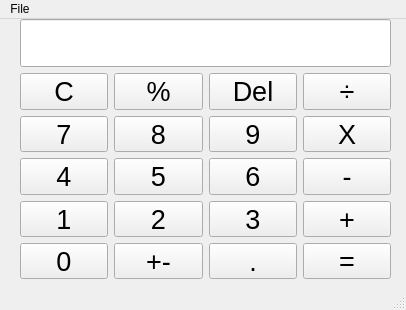
<?xml version="1.0" encoding="UTF-8"?>
<ui version="4.0">
 <class>MainWindow</class>
 <widget class="QMainWindow" name="MainWindow">
  <property name="geometry">
   <rect>
    <x>0</x>
    <y>0</y>
    <width>406</width>
    <height>310</height>
   </rect>
  </property>
  <property name="windowTitle">
   <string>MainWindow</string>
  </property>
  <widget class="QWidget" name="centralwidget">
   <widget class="QWidget" name="layoutWidget">
    <property name="geometry">
     <rect>
      <x>20</x>
      <y>0</y>
      <width>371</width>
      <height>260</height>
     </rect>
    </property>
    <property name="sizeIncrement">
     <size>
      <width>0</width>
      <height>0</height>
     </size>
    </property>
    <property name="font">
     <font>
      <family>Arial</family>
      <pointsize>20</pointsize>
      <bold>false</bold>
     </font>
    </property>
    <layout class="QVBoxLayout" name="verticalLayout">
     <item>
      <widget class="QLineEdit" name="lineEdit">
       <property name="sizeIncrement">
        <size>
         <width>0</width>
         <height>0</height>
        </size>
       </property>
       <property name="font">
        <font>
         <family>Arial</family>
         <pointsize>26</pointsize>
         <bold>false</bold>
        </font>
       </property>
      </widget>
     </item>
     <item>
      <layout class="QHBoxLayout" name="horizontalLayout">
       <item>
        <layout class="QGridLayout" name="gridLayout_8">
         <item row="3" column="0">
          <widget class="QPushButton" name="btn_1">
           <property name="sizeIncrement">
            <size>
             <width>0</width>
             <height>0</height>
            </size>
           </property>
           <property name="font">
            <font>
             <family>Arial</family>
             <pointsize>20</pointsize>
             <bold>false</bold>
            </font>
           </property>
           <property name="text">
            <string>1</string>
           </property>
          </widget>
         </item>
         <item row="2" column="0">
          <widget class="QPushButton" name="btn_4">
           <property name="sizeIncrement">
            <size>
             <width>0</width>
             <height>0</height>
            </size>
           </property>
           <property name="font">
            <font>
             <family>Arial</family>
             <pointsize>20</pointsize>
             <bold>false</bold>
            </font>
           </property>
           <property name="text">
            <string>4</string>
           </property>
          </widget>
         </item>
         <item row="1" column="0">
          <widget class="QPushButton" name="btn_7">
           <property name="sizeIncrement">
            <size>
             <width>0</width>
             <height>0</height>
            </size>
           </property>
           <property name="font">
            <font>
             <family>Arial</family>
             <pointsize>20</pointsize>
             <bold>false</bold>
            </font>
           </property>
           <property name="text">
            <string>7</string>
           </property>
          </widget>
         </item>
         <item row="4" column="0">
          <widget class="QPushButton" name="btn_0">
           <property name="sizeIncrement">
            <size>
             <width>0</width>
             <height>0</height>
            </size>
           </property>
           <property name="font">
            <font>
             <family>Arial</family>
             <pointsize>20</pointsize>
             <bold>false</bold>
            </font>
           </property>
           <property name="text">
            <string>0</string>
           </property>
          </widget>
         </item>
         <item row="0" column="0">
          <widget class="QPushButton" name="btn_clear">
           <property name="sizeIncrement">
            <size>
             <width>0</width>
             <height>0</height>
            </size>
           </property>
           <property name="font">
            <font>
             <family>Arial</family>
             <pointsize>20</pointsize>
             <bold>false</bold>
            </font>
           </property>
           <property name="text">
            <string>C</string>
           </property>
          </widget>
         </item>
        </layout>
       </item>
       <item>
        <layout class="QGridLayout" name="gridLayout_5">
         <item row="3" column="0">
          <widget class="QPushButton" name="btn_2">
           <property name="sizeIncrement">
            <size>
             <width>0</width>
             <height>0</height>
            </size>
           </property>
           <property name="font">
            <font>
             <family>Arial</family>
             <pointsize>20</pointsize>
             <bold>false</bold>
            </font>
           </property>
           <property name="text">
            <string>2</string>
           </property>
          </widget>
         </item>
         <item row="0" column="0">
          <widget class="QPushButton" name="btn_percent">
           <property name="sizeIncrement">
            <size>
             <width>0</width>
             <height>0</height>
            </size>
           </property>
           <property name="font">
            <font>
             <family>Arial</family>
             <pointsize>20</pointsize>
             <bold>false</bold>
            </font>
           </property>
           <property name="text">
            <string>%</string>
           </property>
           <property name="checkable">
            <bool>true</bool>
           </property>
          </widget>
         </item>
         <item row="1" column="0">
          <widget class="QPushButton" name="btn_8">
           <property name="sizeIncrement">
            <size>
             <width>0</width>
             <height>0</height>
            </size>
           </property>
           <property name="font">
            <font>
             <family>Arial</family>
             <pointsize>20</pointsize>
             <bold>false</bold>
            </font>
           </property>
           <property name="text">
            <string>8</string>
           </property>
          </widget>
         </item>
         <item row="2" column="0">
          <widget class="QPushButton" name="btn_5">
           <property name="sizeIncrement">
            <size>
             <width>0</width>
             <height>0</height>
            </size>
           </property>
           <property name="font">
            <font>
             <family>Arial</family>
             <pointsize>20</pointsize>
             <bold>false</bold>
            </font>
           </property>
           <property name="text">
            <string>5</string>
           </property>
          </widget>
         </item>
         <item row="4" column="0">
          <widget class="QPushButton" name="btn_plusminus">
           <property name="sizeIncrement">
            <size>
             <width>0</width>
             <height>0</height>
            </size>
           </property>
           <property name="font">
            <font>
             <family>Arial</family>
             <pointsize>20</pointsize>
             <bold>false</bold>
            </font>
           </property>
           <property name="text">
            <string>+-</string>
           </property>
          </widget>
         </item>
        </layout>
       </item>
       <item>
        <layout class="QGridLayout" name="gridLayout_6">
         <item row="1" column="0">
          <widget class="QPushButton" name="btn_9">
           <property name="sizeIncrement">
            <size>
             <width>0</width>
             <height>0</height>
            </size>
           </property>
           <property name="font">
            <font>
             <family>Arial</family>
             <pointsize>20</pointsize>
             <bold>false</bold>
            </font>
           </property>
           <property name="text">
            <string>9</string>
           </property>
          </widget>
         </item>
         <item row="2" column="0">
          <widget class="QPushButton" name="btn_6">
           <property name="sizeIncrement">
            <size>
             <width>0</width>
             <height>0</height>
            </size>
           </property>
           <property name="font">
            <font>
             <family>Arial</family>
             <pointsize>20</pointsize>
             <bold>false</bold>
            </font>
           </property>
           <property name="text">
            <string>6</string>
           </property>
          </widget>
         </item>
         <item row="4" column="0">
          <widget class="QPushButton" name="btn_dot">
           <property name="sizeIncrement">
            <size>
             <width>0</width>
             <height>0</height>
            </size>
           </property>
           <property name="font">
            <font>
             <family>Arial</family>
             <pointsize>20</pointsize>
             <bold>false</bold>
            </font>
           </property>
           <property name="text">
            <string>.</string>
           </property>
          </widget>
         </item>
         <item row="0" column="0">
          <widget class="QPushButton" name="btn_del">
           <property name="sizeIncrement">
            <size>
             <width>0</width>
             <height>0</height>
            </size>
           </property>
           <property name="font">
            <font>
             <family>Arial</family>
             <pointsize>20</pointsize>
             <bold>false</bold>
            </font>
           </property>
           <property name="text">
            <string>Del</string>
           </property>
          </widget>
         </item>
         <item row="3" column="0">
          <widget class="QPushButton" name="btn_3">
           <property name="sizeIncrement">
            <size>
             <width>0</width>
             <height>0</height>
            </size>
           </property>
           <property name="font">
            <font>
             <family>Arial</family>
             <pointsize>20</pointsize>
             <bold>false</bold>
            </font>
           </property>
           <property name="text">
            <string>3</string>
           </property>
          </widget>
         </item>
        </layout>
       </item>
       <item>
        <layout class="QGridLayout" name="gridLayout_4">
         <item row="1" column="0">
          <widget class="QPushButton" name="btn_multiply">
           <property name="sizeIncrement">
            <size>
             <width>0</width>
             <height>0</height>
            </size>
           </property>
           <property name="font">
            <font>
             <family>Arial</family>
             <pointsize>20</pointsize>
             <bold>false</bold>
            </font>
           </property>
           <property name="text">
            <string>X</string>
           </property>
           <property name="checkable">
            <bool>true</bool>
           </property>
          </widget>
         </item>
         <item row="2" column="0">
          <widget class="QPushButton" name="btn_substract">
           <property name="sizeIncrement">
            <size>
             <width>0</width>
             <height>0</height>
            </size>
           </property>
           <property name="font">
            <font>
             <family>Arial</family>
             <pointsize>20</pointsize>
             <bold>false</bold>
            </font>
           </property>
           <property name="text">
            <string>-</string>
           </property>
           <property name="checkable">
            <bool>true</bool>
           </property>
          </widget>
         </item>
         <item row="3" column="0">
          <widget class="QPushButton" name="btn_add">
           <property name="sizeIncrement">
            <size>
             <width>0</width>
             <height>0</height>
            </size>
           </property>
           <property name="font">
            <font>
             <family>Arial</family>
             <pointsize>20</pointsize>
             <bold>false</bold>
            </font>
           </property>
           <property name="text">
            <string>+</string>
           </property>
           <property name="checkable">
            <bool>true</bool>
           </property>
          </widget>
         </item>
         <item row="0" column="0">
          <widget class="QPushButton" name="btn_divide">
           <property name="sizeIncrement">
            <size>
             <width>0</width>
             <height>0</height>
            </size>
           </property>
           <property name="font">
            <font>
             <family>Arial</family>
             <pointsize>20</pointsize>
             <bold>false</bold>
            </font>
           </property>
           <property name="text">
            <string>÷</string>
           </property>
           <property name="checkable">
            <bool>true</bool>
           </property>
          </widget>
         </item>
         <item row="4" column="0">
          <widget class="QPushButton" name="btn_equals">
           <property name="sizeIncrement">
            <size>
             <width>0</width>
             <height>0</height>
            </size>
           </property>
           <property name="font">
            <font>
             <family>Arial</family>
             <pointsize>20</pointsize>
             <bold>false</bold>
            </font>
           </property>
           <property name="text">
            <string>=</string>
           </property>
          </widget>
         </item>
        </layout>
       </item>
      </layout>
     </item>
    </layout>
   </widget>
  </widget>
  <widget class="QMenuBar" name="menubar">
   <property name="geometry">
    <rect>
     <x>0</x>
     <y>0</y>
     <width>406</width>
     <height>17</height>
    </rect>
   </property>
   <widget class="QMenu" name="menuFile">
    <property name="title">
     <string>File</string>
    </property>
    <addaction name="actionQuit"/>
   </widget>
   <addaction name="menuFile"/>
  </widget>
  <widget class="QStatusBar" name="statusbar"/>
  <action name="actionQuit">
   <property name="text">
    <string>Quit</string>
   </property>
  </action>
 </widget>
 <resources/>
 <connections>
  <connection>
   <sender>actionQuit</sender>
   <signal>triggered()</signal>
   <receiver>MainWindow</receiver>
   <slot>close()</slot>
   <hints>
    <hint type="sourcelabel">
     <x>-1</x>
     <y>-1</y>
    </hint>
    <hint type="destinationlabel">
     <x>399</x>
     <y>299</y>
    </hint>
   </hints>
  </connection>
  <connection>
   <sender>btn_clear</sender>
   <signal>clicked()</signal>
   <receiver>lineEdit</receiver>
   <slot>clear()</slot>
   <hints>
    <hint type="sourcelabel">
     <x>66</x>
     <y>84</y>
    </hint>
    <hint type="destinationlabel">
     <x>205</x>
     <y>36</y>
    </hint>
   </hints>
  </connection>
 </connections>
</ui>
